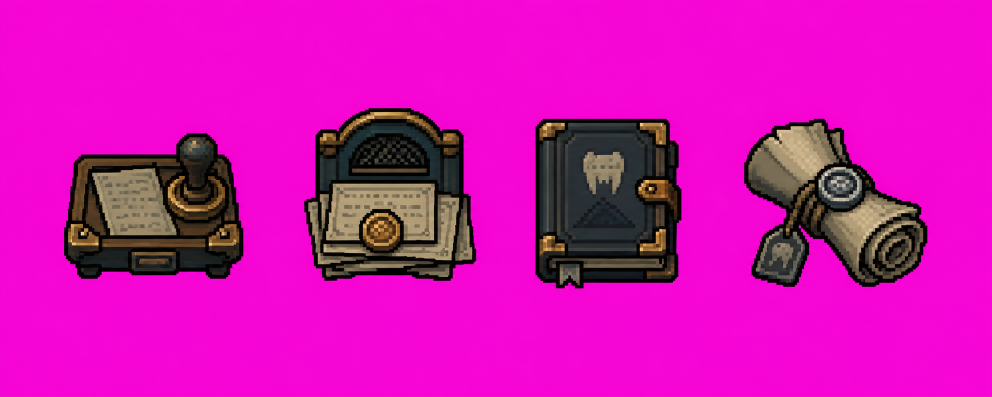
#> input picture art_sources/generated_raw/daymap_markers/grey_ledger_markers_source_v1.png, 1983 x 793 px (shown at 1/2 size)
$ python -i export_daymap_grey_ledger_marker_assets.py   (imports and definitions only)
#> lines starting #> are read from the running program, lines starting #| are printed output that depends on the picture; after the words box and inside, x2 and y2 are one past the last pixel; in counts of white or black regions, pixels touching at a corner belong together
#> further down, picture is the input picture: PIL image 1983x793 RGB; mean R, G, B 206.4, 18.2, 176
### scripts/tools/prepare_daymap_sources.py
from __future__ import annotations

from pathlib import Path

from PIL import Image, ImageEnhance, ImageOps


ROOT = Path(__file__).resolve().parents[2]
SOURCE = ROOT / "assets" / "source" / "daymap"
REFERENCE = SOURCE / "reference"
NATIVE_SIZE = (320, 180)
FULL_MAP_NATIVE_SIZE = (640, 360)
MARKER_SIZE = (24, 24)
MARKER_STATE_SIZE = (32, 32)
FULL_MAP_REFERENCE = REFERENCE / "daymap_full_reference_v2_generated.png"
REFERENCE_IMAGE = FULL_MAP_REFERENCE
MARKER_SHEET_IMAGE = REFERENCE / "daymap_marker_sheet_reference_v2_generated.png"
MARKER_STATE_SHEET_IMAGE = REFERENCE / "daymap_marker_states_reference_v2_generated.png"
NATIVE_BACKGROUND = SOURCE / "daymap_bg_native.png"
FULL_MAP_NATIVE = SOURCE / "daymap_full_native.png"
SOURCE_MARKERS = SOURCE / "markers"
MIN_NATIVE_COLORS = 1000
MIN_EDGE_CHANGE_RATIO = 0.18
MIN_FULL_MAP_COLORS = 64
MAX_FULL_MAP_COLORS = 160
FULL_MAP_PALETTE_COLORS = 144
MIN_FULL_MAP_EDGE_CHANGE_RATIO = 0.10
MIN_MARKER_VISIBLE_PIXELS = 40
MAX_MARKER_COLORS = 10
MARKER_STAMP_PALETTE = [
    (5, 17, 20),
    (13, 35, 39),
    (28, 55, 58),
    (54, 70, 68),
    (84, 74, 51),
    (115, 88, 45),
    (164, 111, 38),
]
MARKER_STAMP_QUANTILES = [0.18, 0.34, 0.52, 0.68, 0.84, 0.94]
MARKERS = [
    "home",
    "mushroom_forest",
    "dark_river",
    "grape_trellis",
    "mill_farm",
    "mercenary_board",
    "abandoned_mine",
    "guild_counter",
]
MARKER_STATES = [
    "marker_base",
    "marker_hover_ring",
    "marker_selected_ring",
    "marker_reveal_burst",
]


# [181 lines left out: functions edge_change_ratio, load_reference, build_native_background, load_full_map_reference, build_full_map_native_source, harmonize_full_map and 7 more, not called in this run]


def center_alpha_bbox(image: Image.Image) -> Image.Image:
    rgba = image.convert("RGBA")
    box = rgba.getchannel("A").getbbox()
    if box is None:
        return rgba
    left, top, right, bottom = box
    bbox_center_x = (left + right - 1) * 0.5
    bbox_center_y = (top + bottom - 1) * 0.5
    image_center_x = (rgba.width - 1) * 0.5
    image_center_y = (rgba.height - 1) * 0.5
    shift_x = int(round(image_center_x - bbox_center_x))
    shift_y = int(round(image_center_y - bbox_center_y))
    if shift_x == 0 and shift_y == 0:
        return rgba
    centered = Image.new("RGBA", rgba.size, (0, 0, 0, 0))
    centered.alpha_composite(rgba, (shift_x, shift_y))
    return centered


def harmonize_marker_icon(native: Image.Image, alpha: Image.Image) -> Image.Image:
    source = native.convert("RGBA")
    alpha = alpha.convert("L")
    visible_luma: list[int] = []
    source_pixels = source.load()
    alpha_pixels = alpha.load()
    for y in range(source.height):
        for x in range(source.width):
            if alpha_pixels[x, y] == 0:
                continue
            r, g, b, _a = source_pixels[x, y]
            visible_luma.append(int(r * 0.32 + g * 0.42 + b * 0.26))
    if not visible_luma:
        raise ValueError("marker icon is empty after alpha cleanup")

    ordered = sorted(visible_luma)
    thresholds = [ordered[min(len(ordered) - 1, int((len(ordered) - 1) * quantile))] for quantile in MARKER_STAMP_QUANTILES]
    out = Image.new("RGBA", source.size, (0, 0, 0, 0))
    out_pixels = out.load()
    for y in range(source.height):
        for x in range(source.width):
            if alpha_pixels[x, y] == 0:
                continue
            r, g, b, _a = source_pixels[x, y]
            luma = int(r * 0.32 + g * 0.42 + b * 0.26)
            palette_index = 0
            while palette_index < len(thresholds) and luma > thresholds[palette_index]:
                palette_index += 1
            out_pixels[x, y] = (*MARKER_STAMP_PALETTE[palette_index], 255)
    return out


# [12 lines left out: functions build_marker_sources, build_marker_state_sources, not called in this run]


def visible_pixel_count(image: Image.Image) -> int:
    return sum(image.convert("RGBA").getchannel("A").histogram()[1:])


def color_count(image: Image.Image) -> int:
    colors = image.convert("RGBA").getcolors(maxcolors=65536)
    return len(colors) if colors is not None else 65536


# [90 lines left out: functions validate_native_background, validate_full_map_source, validate_marker_sources, validate_marker_states, main, not called in this run]


# [2 lines that do not run on import are left out]

### scripts/tools/export_daymap_grey_ledger_marker_assets.py
from __future__ import annotations

import json
from pathlib import Path

from PIL import Image, ImageEnhance, ImageOps

from prepare_daymap_sources import (
    MARKER_SIZE,
    center_alpha_bbox,
    color_count,
    harmonize_marker_icon,
    visible_pixel_count,
)


ROOT = Path(__file__).resolve().parents[2]
MANIFEST_PATH = ROOT / "assets" / "source" / "daymap" / "markers" / "daymap_grey_ledger_marker_manifest.json"
SOURCE_IMAGE = ROOT / "art_sources" / "generated_raw" / "daymap_markers" / "grey_ledger_markers_source_v1.png"
CONTACT_SHEET = ROOT / "docs" / "art" / "daymap_grey_ledger_marker_contact_sheet.png"
RUNTIME_SCALE = 4
MIN_VISIBLE_PIXELS = 35
MAX_COLORS = 10


def repo_path(relative_path: str) -> Path:
    return ROOT / relative_path


def load_manifest() -> dict:
    with MANIFEST_PATH.open("r", encoding="utf-8") as file:
        return json.load(file)


# [6 lines left out: function load_source_image, not called in this run]


def remove_magenta_key(image: Image.Image) -> Image.Image:
    out = image.convert("RGBA")
    pixels = out.load()
    for y in range(out.height):
        for x in range(out.width):
            red, green, blue, alpha = pixels[x, y]
            is_key = red >= 190 and blue >= 180 and green <= 120 and red > green * 1.45 and blue > green * 1.45
            if is_key:
                pixels[x, y] = (0, 0, 0, 0)
            else:
                pixels[x, y] = (red, green, blue, alpha)
    return out


# [7 lines left out: function crop_source, not called in this run]


def trim_to_alpha(image: Image.Image) -> Image.Image:
    box = image.getchannel("A").getbbox()
#> box = (128, 216, 1855, 577)
    if box is None:
        raise ValueError("grey ledger marker crop is empty after magenta-key removal")
    return image.crop(box)
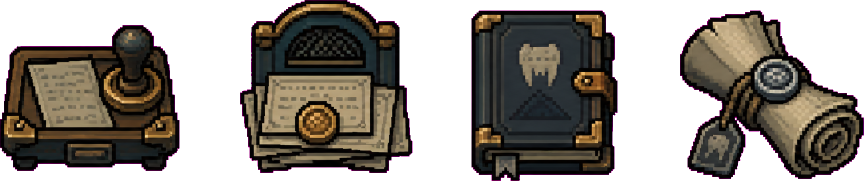
#> returned value: PIL image 1727x361 RGBA (shown at 1/2 size); mean R, G, B, A 40.4, 34.7, 28.2, 145; transparent parts drawn white


def fit_icon_to_native(image: Image.Image) -> Image.Image:
    trimmed = trim_to_alpha(remove_magenta_key(image))
    side = max(trimmed.width, trimmed.height)
#> side = 1727
    square = Image.new("RGBA", (side, side), (0, 0, 0, 0))
#> square: PIL image 1727x1727 RGBA; every value is 0
    square.alpha_composite(trimmed, ((side - trimmed.width) // 2, (side - trimmed.height) // 2))
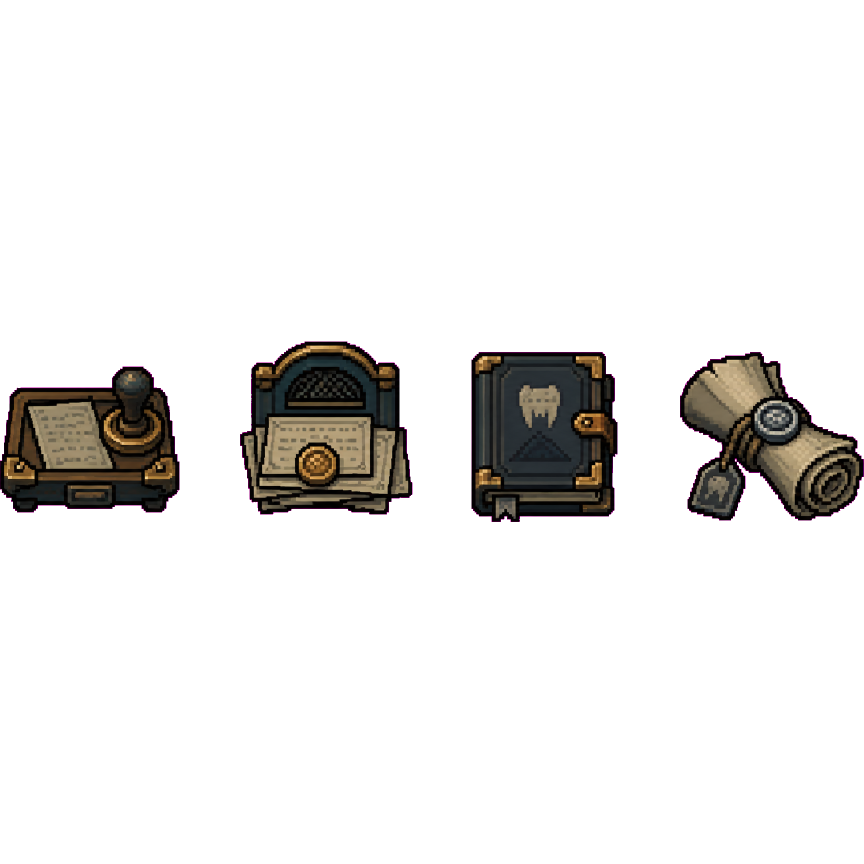
#> square: PIL image 1727x1727 RGBA (shown at 1/2 size); mean R, G, B, A 8.4, 7.3, 5.9, 30.3; transparent parts drawn white
    padded = ImageOps.expand(square, border=max(6, side // 14), fill=(0, 0, 0, 0))
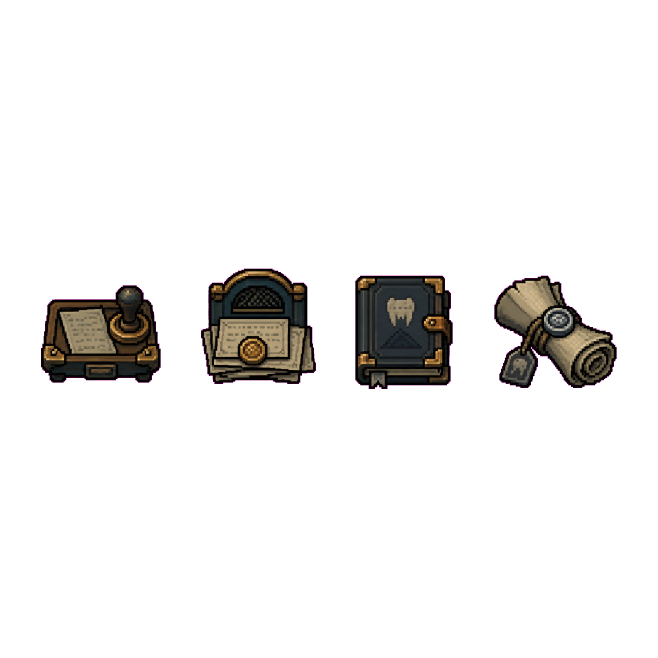
#> padded: PIL image 1973x1973 RGBA (shown at 1/3 size); mean R, G, B, A 6.5, 5.6, 4.5, 23.2; transparent parts drawn white
    native = padded.resize(MARKER_SIZE, Image.Resampling.LANCZOS).convert("RGBA")
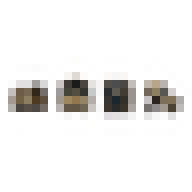
#> native: PIL image 24x24 RGBA (shown 8 times larger); mean R, G, B, A 12.4, 9.4, 7, 23.3; transparent parts drawn white
    native = ImageEnhance.Brightness(native).enhance(1.15)
    native = ImageEnhance.Contrast(native).enhance(1.16)
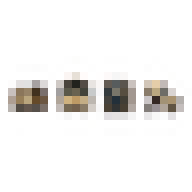
#> native: PIL image 24x24 RGBA (shown 8 times larger); mean R, G, B, A 15.7, 11.9, 9, 23.3; transparent parts drawn white
    alpha = native.getchannel("A").point(lambda value: 255 if value >= 42 else 0)
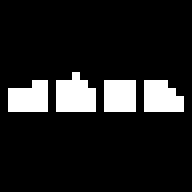
#> alpha: PIL image 24x24 L (shown 8 times larger); 12.2% white; 4 white regions (3 under 20 px), largest, box (x1, y1, x2, y2) and area: (7, 9, 12, 14) 20
    harmonized = harmonize_marker_icon(native, alpha)
#> after the loop in harmonize_marker_icon, `for y in range(source.height):`: visible_luma = 70 values, max 194 at index 12, min 24 at index 23, mean 77.54
#> in harmonize_marker_icon, `ordered = sorted(visible_luma)`: ordered = 70 values from 24 to 194
#> in harmonize_marker_icon, `thresholds = [ordered[min(len(ordered) - 1, int((len(ordered) - 1) * q..`: thresholds = [46, 52, 64, 85, 113, 151]
#> in harmonize_marker_icon, `out = Image.new("RGBA", source.size, (0, 0, 0, 0))`: out: PIL image 24x24 RGBA; every value is 0
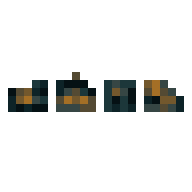
#> harmonized: PIL image 24x24 RGBA (shown 8 times larger); mean R, G, B, A 6.3, 6.9, 5.6, 31; transparent parts drawn white
    return center_alpha_bbox(harmonized)
#> in center_alpha_bbox, `box = rgba.getchannel("A").getbbox()`: box = (1, 9, 23, 14)
#> in center_alpha_bbox, `left, top, right, bottom = box`: left = 1; top = 9; right = 23; bottom = 14
#> in center_alpha_bbox, `bbox_center_x = (left + right - 1) * 0.5`: bbox_center_x = 11.5
#> in center_alpha_bbox, `bbox_center_y = (top + bottom - 1) * 0.5`: bbox_center_y = 11
#> in center_alpha_bbox, `shift_x = int(round(image_center_x - bbox_center_x))`: shift_x = 0


def export_runtime(native: Image.Image, output_size: tuple[int, int]) -> Image.Image:
    return native.resize(output_size, Image.Resampling.NEAREST)


# [56 lines left out: functions validate_native, build_contact_sheet, main, not called in this run]


# [2 lines not run here, left out]

>>> from PIL import Image
>>> picture = Image.open('../../art_sources/generated_raw/daymap_markers/grey_ledger_markers_source_v1.png')
>>> result = fit_icon_to_native(picture)
